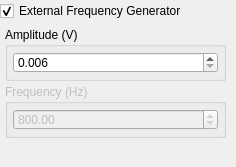
              <widget class="QWidget" name="FrequencyGeneratorNormal">
               <attribute name="title">
                <string>Frequency Generator</string>
               </attribute>
               <widget class="QCheckBox" name="ExternalFreqGenNormal">
                <property name="geometry">
                 <rect>
                  <x>0</x>
                  <y>0</y>
                  <width>227</width>
                  <height>22</height>
                 </rect>
                </property>
                <property name="sizePolicy">
                 <sizepolicy hsizetype="MinimumExpanding" vsizetype="Fixed">
                  <horstretch>0</horstretch>
                  <verstretch>0</verstretch>
                 </sizepolicy>
                </property>
                <property name="baseSize">
                 <size>
                  <width>227</width>
                  <height>22</height>
                 </size>
                </property>
                <property name="text">
                 <string>External Frequency Generator</string>
                </property>
                <property name="checked">
                 <bool>true</bool>
                </property>
               </widget>
               <widget class="QWidget" name="LockInNormalFreqGenSettings" native="true">
                <property name="geometry">
                 <rect>
                  <x>0</x>
                  <y>22</y>
                  <width>227</width>
                  <height>136</height>
                 </rect>
                </property>
                <property name="sizePolicy">
                 <sizepolicy hsizetype="MinimumExpanding" vsizetype="MinimumExpanding">
                  <horstretch>0</horstretch>
                  <verstretch>0</verstretch>
                 </sizepolicy>
                </property>
                <property name="baseSize">
                 <size>
                  <width>227</width>
                  <height>136</height>
                 </size>
                </property>
                <widget class="QWidget" name="LockInNormalFreqGenAmpFreqFrame" native="true">
                 <property name="geometry">
                  <rect>
                   <x>0</x>
                   <y>0</y>
                   <width>231</width>
                   <height>121</height>
                  </rect>
                 </property>
                 <property name="sizePolicy">
                  <sizepolicy hsizetype="Preferred" vsizetype="MinimumExpanding">
                   <horstretch>0</horstretch>
                   <verstretch>0</verstretch>
                  </sizepolicy>
                 </property>
                 <layout class="QGridLayout" name="gridLayout_10">
                  <property name="leftMargin">
                   <number>5</number>
                  </property>
                  <property name="topMargin">
                   <number>5</number>
                  </property>
                  <property name="rightMargin">
                   <number>5</number>
                  </property>
                  <property name="bottomMargin">
                   <number>5</number>
                  </property>
                  <property name="spacing">
                   <number>3</number>
                  </property>
                  <item row="0" column="0">
                   <widget class="QGroupBox" name="LockInNormalFreqGenAmpFrame">
                    <property name="enabled">
                     <bool>true</bool>
                    </property>
                    <property name="title">
                     <string>Amplitude (V)</string>
                    </property>
                    <layout class="QGridLayout" name="gridLayout_14">
                     <property name="leftMargin">
                      <number>5</number>
                     </property>
                     <property name="topMargin">
                      <number>5</number>
                     </property>
                     <property name="rightMargin">
                      <number>5</number>
                     </property>
                     <property name="bottomMargin">
                      <number>5</number>
                     </property>
                     <property name="spacing">
                      <number>3</number>
                     </property>
                     <item row="0" column="0">
                      <widget class="QDoubleSpinBox" name="LockInNormalFreqGenAmplitude">
                       <property name="sizePolicy">
                        <sizepolicy hsizetype="MinimumExpanding" vsizetype="Fixed">
                         <horstretch>0</horstretch>
                         <verstretch>0</verstretch>
                        </sizepolicy>
                       </property>
                       <property name="decimals">
                        <number>3</number>
                       </property>
                       <property name="minimum">
                        <double>0.006000000000000</double>
                       </property>
                       <property name="maximum">
                        <double>10.000000000000000</double>
                       </property>
                       <property name="singleStep">
                        <double>0.002000000000000</double>
                       </property>
                       <property name="value">
                        <double>0.006000000000000</double>
                       </property>
                      </widget>
                     </item>
                    </layout>
                   </widget>
                  </item>
                  <item row="1" column="0">
                   <widget class="QGroupBox" name="LockInNormalFreqGenFreqFrame">
                    <property name="enabled">
                     <bool>false</bool>
                    </property>
                    <property name="title">
                     <string>Frequency (Hz)</string>
                    </property>
                    <layout class="QGridLayout" name="gridLayout_15">
                     <property name="leftMargin">
                      <number>5</number>
                     </property>
                     <property name="topMargin">
                      <number>5</number>
                     </property>
                     <property name="rightMargin">
                      <number>5</number>
                     </property>
                     <property name="bottomMargin">
                      <number>5</number>
                     </property>
                     <property name="spacing">
                      <number>3</number>
                     </property>
                     <item row="0" column="0">
                      <widget class="QDoubleSpinBox" name="LockInNormalFreqGenFrequency">
                       <property name="decimals">
                        <number>2</number>
                       </property>
                       <property name="maximum">
                        <double>9999.989999999999782</double>
                       </property>
                       <property name="singleStep">
                        <double>0.002000000000000</double>
                       </property>
                       <property name="value">
                        <double>800.000000000000000</double>
                       </property>
                      </widget>
                     </item>
                    </layout>
                   </widget>
                  </item>
                 </layout>
                </widget>
               </widget>
              </widget>
